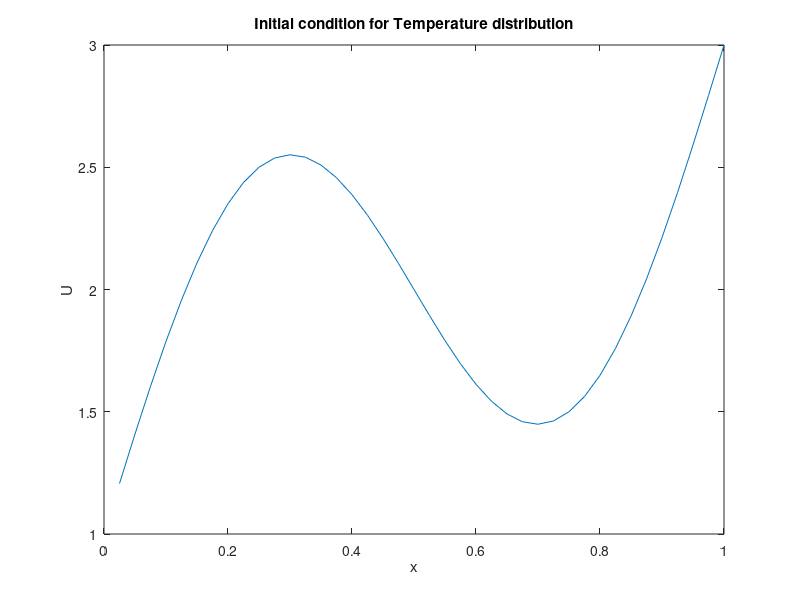
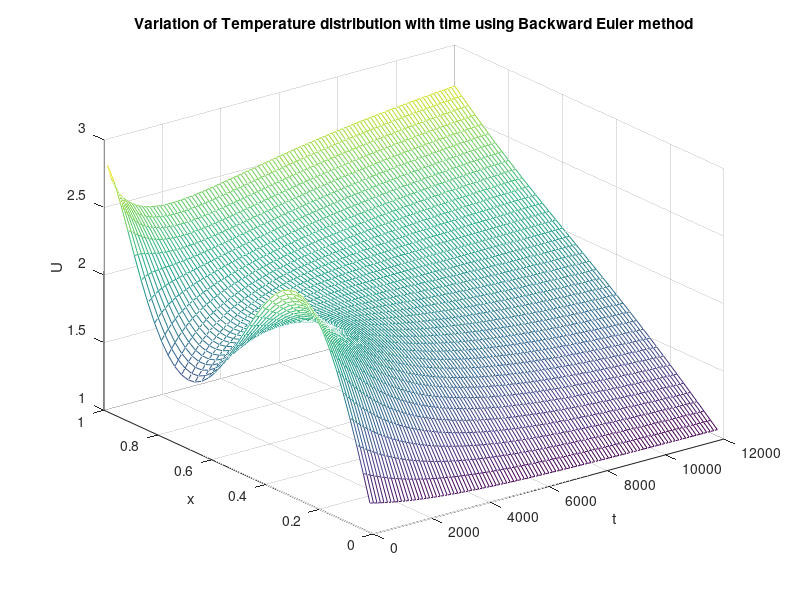

These figures' MATLAB source, in order:
%% BackwardEuler.m

%% Author: Louise Olsen-Kettle (email: l.kettle1@uq.edu.au, @DrOlsen-Kettle)
%% Code to supplement lecture notes by Louise Olsen-Kettle:
%% Numerical solution of Partial Differential Equations (PDEs)
%% Webpage: http://espace.library.uq.edu.au/view/UQ:239427
%% ISBN: 978-1-74272-149-1

% using an implicit backward Euler method for the heat equation U_t = beta*U_xx
x1=0;
a = 1.; % length of bar in x-direction
x2=a;

T = 12000.; % length of time for solution

n = 39;   % no of grid points Xn
m = 100.;

dx = a/(n+1.); % grid spacing in x direction

dt = T/m;

t=0.; % initial time = 0

beta = 1.e-5; % thermal diffusivity constant

s = beta*dt/(dx^2);  % gain parameter 

if s > 0.5
   fprintf('gain parameter > 0.5 - implicit backward Euler method is still stable');
end

% build the A matrix to march finite difference solution forward in time

% check first with n=3 to test that you are getting the right A matrix and b vector:

%s=1  % checkpoint values comment out later!!!
%n=3  % checkpoint values comment out later!!!

% because we have a Neumann boundary condition at x=a we are solving for U_1 to U_(n+1)

Adiag = (1+2*s)*ones(n+1,1);

Asubs = -s*ones(n+1,1);

Asuper = -s*ones(n+1,1);

A = spdiags([Asubs,Adiag,Asuper],[-1 0 1],n+1,n+1);

% specify boundary conditions through vector b and by changing any rows in A matrix needed - for Neumann boundary conditions
 
% for Neumann boundary conditions at x = a: (approximating du/dx with leapfrog in spatial derivative)
A(n+1,n) = -2.*s;

b= zeros(n+1,1);

% for Dirichlet boundary conditions at x=0: b[1] = s*g1(t_k)
% U(x=0, t) = 1.
b(1) = s*1.;
% for Neumann boundary conditions at x = a: b[n] = s*dx*g2(t_k)
% U_x(x=a,t) = 2.
b(n+1) =  4.*s*dx;
% b % check b is right too!

% set up mesh in x-direction:
x = linspace(x1+dx,x2, n+1)';

% Set up vector U^0 at time tk=0: U(x,0) = f(x)
% using U(x,0) = 2*x + sin(2*pi*x) + 1
 
U_tk = 2.*x + sin(2*pi*x) + 1.;

figure(1)
plot (x,U_tk,'-')
title ('Initial condition for Temperature distribution')
xlabel ('x')
ylabel ('U')

% store solution for each time in matrix U((n+1) x m):

U=zeros(n+1,m);
tvec=zeros(m,1);

U(:,1) = U_tk;
tvec(1) = t;

% now march solution forward in time using U_tk+1 = inverse(A)*(U_tk + b):

for k = 1:m
    t = t+dt;
    % if boundary conditions vary with time you need to update b here
    % with implicit method we solve a matrix equation at each step:
    c = U_tk + b;
    U_tk_1 = A\c;  
    % this is very time consuming later we will discuss faster ways to solve this problem using iterative methods

    U(:,k) = U_tk_1;
 
    % for next time step:
    U_tk = U_tk_1;
    tvec(k) = t;

end



figure(2)
mesh (tvec,x,U)
title ('Variation of Temperature distribution with time using Backward Euler method')
xlabel ('t')
ylabel ('x')
zlabel ('U')
